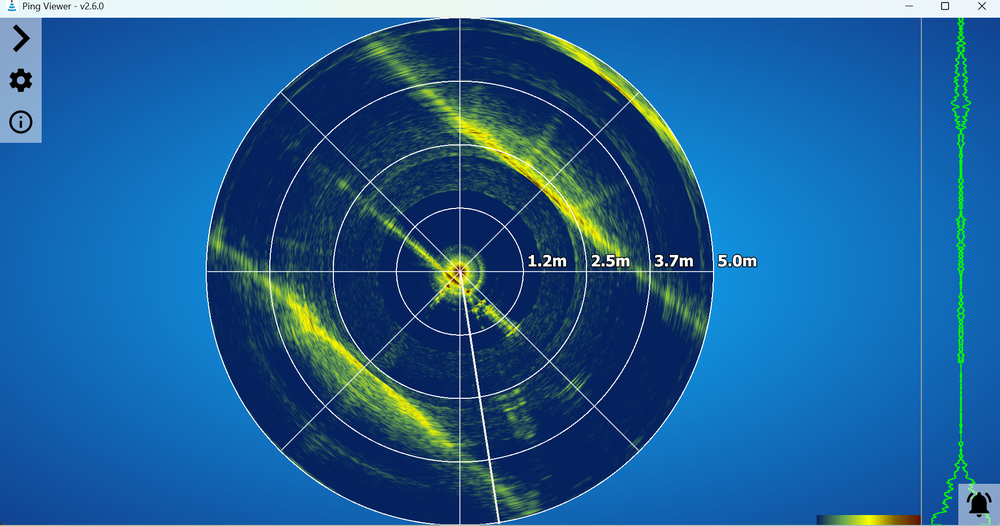
#> input picture python/120ftTTWalls.png, 1000 x 526 px, shrunk from 1920 x 1009 before the run
$ python edgeDetectionTest.py   (older library calls are emulated)
#> lines starting #> are read from the running program, lines starting #| are printed output that depends on the picture
import cv2
import numpy as np

img = cv2.imread('120ftTTWalls.png')
#> img is the input picture: shape (526, 1000, 3); mean B, G, R 150, 96.2, 32.9

sobelx = cv2.Sobel(img, cv2.CV_64F, 1, 0, ksize=3)
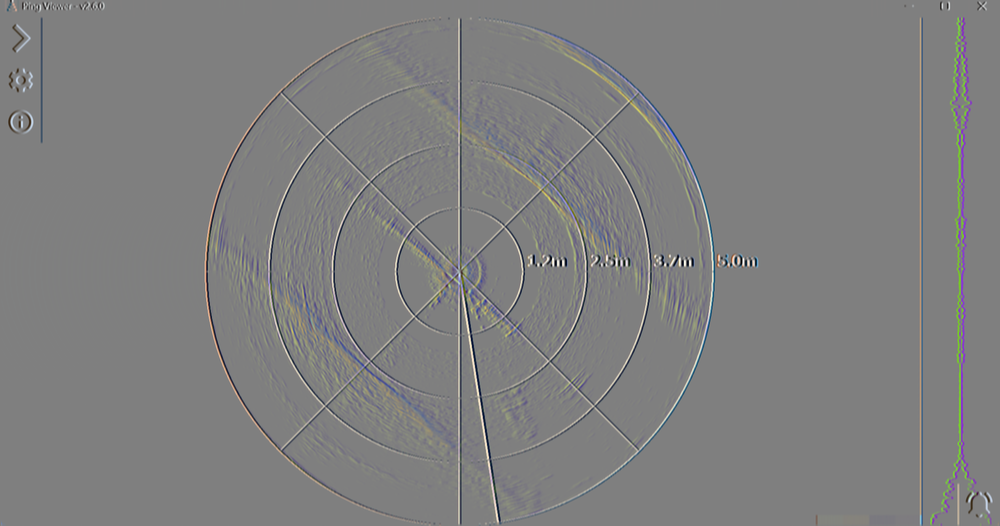
#> sobelx: shape (526, 1000, 3) float64; mean B, G, R -0.1, -0.1, -0.2; drawn with min black and max white
sobely = cv2.Sobel(img, cv2.CV_64F, 0, 1, ksize=3)
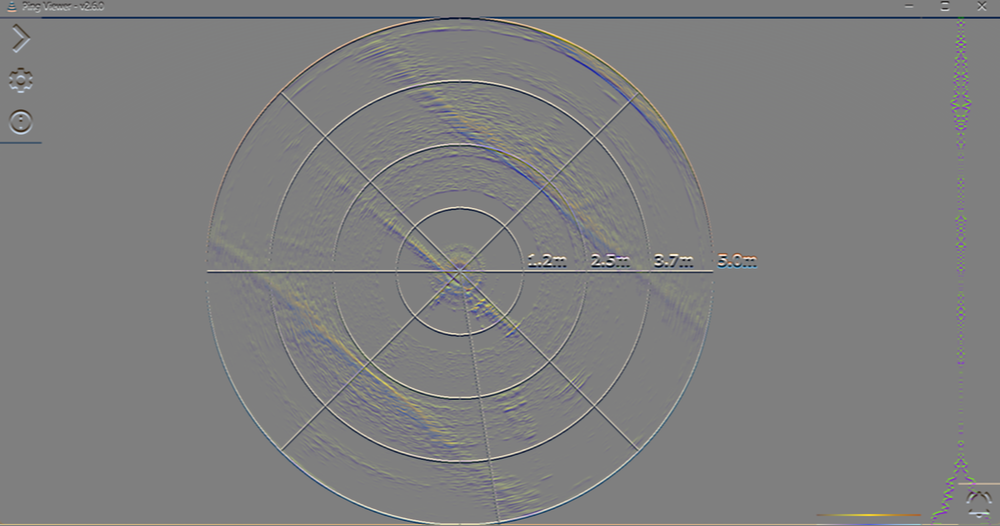
#> sobely: shape (526, 1000, 3) float64; mean B, G, R -1.3, -1.5, -1.8; drawn with min black and max white

grad_mag = cv2.magnitude(sobelx, sobely)
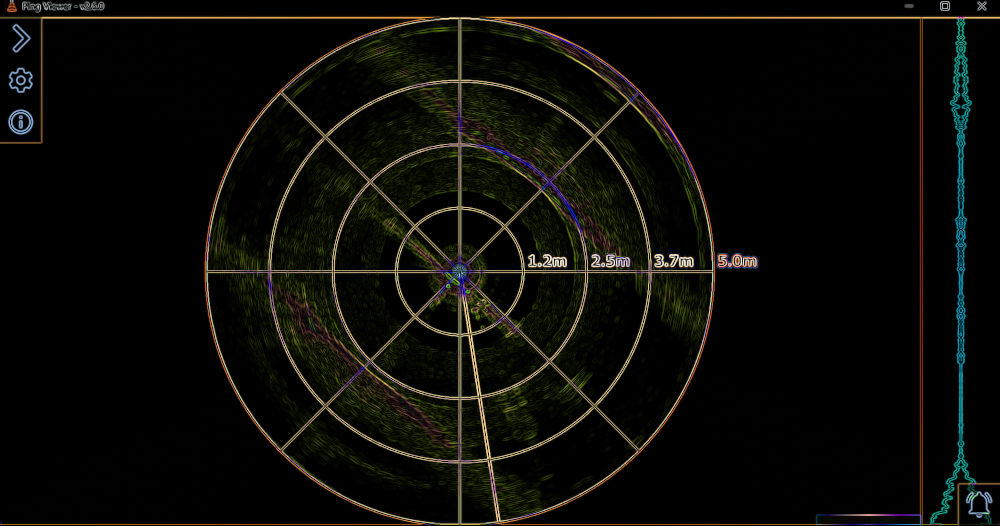
#> grad_mag: shape (526, 1000, 3) float64; mean B, G, R 31.5, 51.3, 50.4; drawn with min black and max white
grad_mag = cv2.convertScaleAbs(grad_mag)
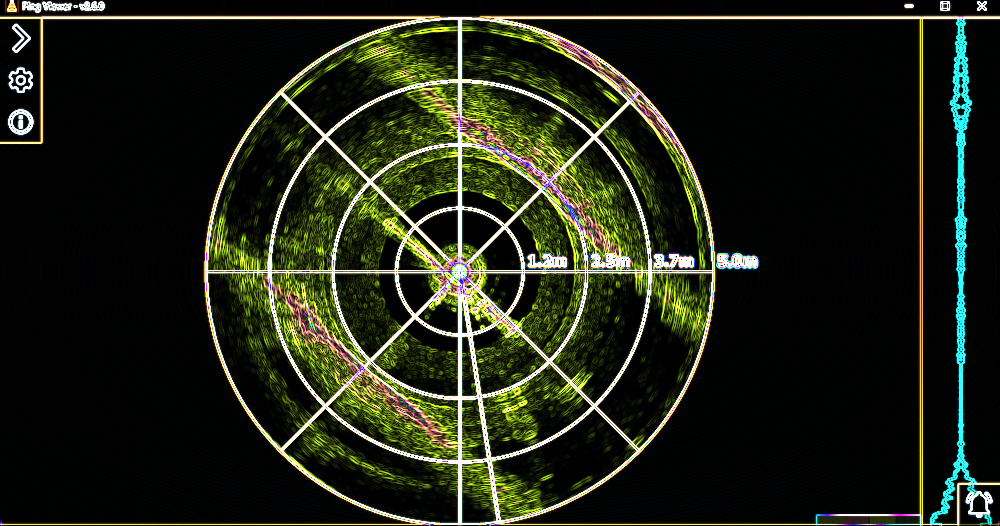
#> grad_mag: shape (526, 1000, 3); mean B, G, R 21.4, 36.8, 32.3

cv2.imshow("Edges", grad_mag)
cv2.waitKey(0)
cv2.destroyAllWindows()
